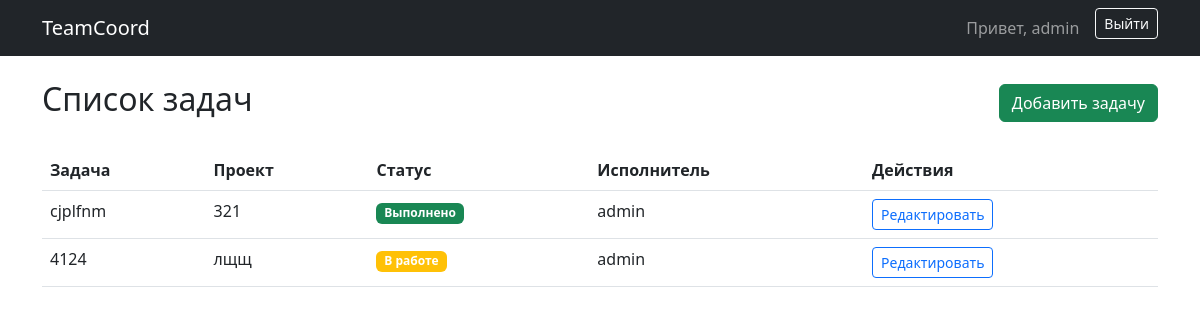
Page /tasks/ (signed in) on the committed database.
### core/models.py (models this page shows, shortened)
class Task(models.Model):
    STATUS_CHOICES = [
        ('new', 'Новая'),
        ('in_progress', 'В работе'),
        ('review', 'На проверке'),
        ('done', 'Выполнено'),
    ]
    project = models.ForeignKey(Project, on_delete=models.CASCADE, related_name='tasks')
    title = models.CharField("Название задачи", max_length=200)
    description = models.TextField("Описание", blank=True)
    status = models.CharField("Статус", max_length=20, choices=STATUS_CHOICES, default='new')
    assigned_to = models.ForeignKey(User, on_delete=models.SET_NULL, null=True, blank=True, related_name='tasks')
    deadline = models.DateField("Срок выполнения", null=True, blank=True)
    created_at = models.DateTimeField("Дата создания", auto_now_add=True)
    class Meta:
        verbose_name = "Задача"
        verbose_name_plural = "Задачи"

class Project(models.Model):
    STATUS_CHOICES = [
        ('active', 'Активный'),
        ('completed', 'Завершен'),
        ('frozen', 'Заморожен'),
    ]
    title = models.CharField("Название проекта", max_length=200)
    description = models.TextField("Описание", blank=True)
    status = models.CharField("Статус", max_length=20, choices=STATUS_CHOICES, default='active')
    created_at = models.DateTimeField("Дата создания", auto_now_add=True)
    owner = models.ForeignKey(User, on_delete=models.CASCADE, related_name='projects')
    members = models.ManyToManyField(User, related_name='project_members', blank=True, verbose_name="Участники")
    class Meta:
        verbose_name = "Проект"
        verbose_name_plural = "Проекты"

### core/views.py (the view)
# urls.py: path('tasks/', views.TaskListView.as_view(), name='task-list'),
class TaskListView(LoginRequiredMixin, ListView):
    model = Task
    context_object_name = 'tasks'
    template_name = 'core/task_list.html'
    def get_queryset(self):
        return Task.objects.filter(assigned_to=self.request.user) | Task.objects.filter(project__owner=self.request.user)

### core/templates/core/task_list.html
{% extends 'core/base.html' %}
{% block content %}
<div class="d-flex justify-content-between align-items-center mb-4">
    <h2>Список задач</h2>
    <a href="{% url 'task-create' %}" class="btn btn-success">Добавить задачу</a>
</div>
<table class="table table-hover">
    <thead>
        <tr>
            <th>Задача</th>
            <th>Проект</th>
            <th>Статус</th>
            <th>Исполнитель</th>
            <th>Действия</th>
        </tr>
    </thead>
    <tbody>
        {% for task in object_list %}
        <tr>
            <td>{{ task.title }}</td>
            <td>{{ task.project.title }}</td>
            <td>
                <span class="badge
                    {% if task.status == 'done' %}bg-success
                    {% elif task.status == 'in_progress' %}bg-warning
                    {% else %}bg-secondary{% endif %}">
                    {{ task.get_status_display }}
                </span>
            </td>
            <td>{{ task.assigned_to.username|default:"Не назначен" }}</td>
            <td>
                <a href="{% url 'task-update' task.pk %}" class="btn btn-sm btn-outline-primary">Редактировать</a>
            </td>
        </tr>
        {% empty %}
        <tr><td colspan="5" class="text-center">Задач нет</td></tr>
        {% endfor %}
    </tbody>
</table>
{% endblock %}

### core/templates/core/base.html (shortened to what this page needs)
<!DOCTYPE html>
<html lang="ru">
<head>
    <link href="https://cdn.jsdelivr.net/npm/bootstrap@5.3.0/dist/css/bootstrap.min.css" rel="stylesheet">
</head>
<body>
    <nav class="navbar navbar-expand-lg navbar-dark bg-dark mb-4">
        <div class="container">
            <a class="navbar-brand" href="{% url 'project-list' %}">TeamCoord</a>
            <div class="navbar-nav ms-auto">
                {% if user.is_authenticated %}
                    <span class="navbar-text me-3">Привет, {{ user.username }}</span>
                    <form action="{% url 'logout' %}" method="post" class="d-inline">
                        <button type="submit" class="btn btn-outline-light btn-sm">Выйти</button>
                    </form>
                {% else %}
                    <a href="{% url 'login' %}" class="btn btn-outline-light btn-sm">Войти</a>
                {% endif %}
            </div>
        </div>
    </nav>
    <div class="container">
        {% block content %}{% endblock %}
    </div>
</body>
</html>

### rows in the picture
Task: title "cjplfnm", project "321", status "Выполнено", assigned_to.username "admin"
Task: title "4124", project "лщщ", status "В работе", assigned_to.username "admin"

### other values in the picture
{{ user.username }} "admin"
